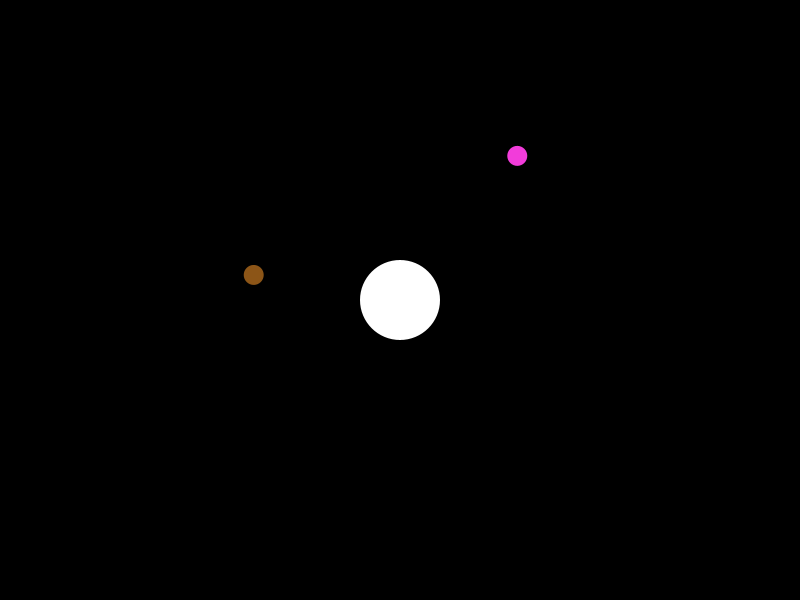
Frame 1 (no input)
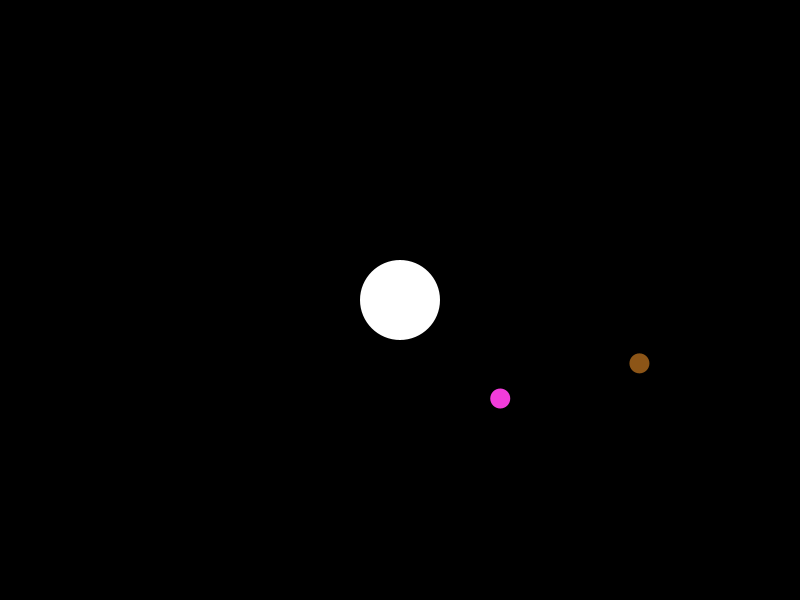
Frame 60 (the mouse pressed at the canvas centre just before this capture)
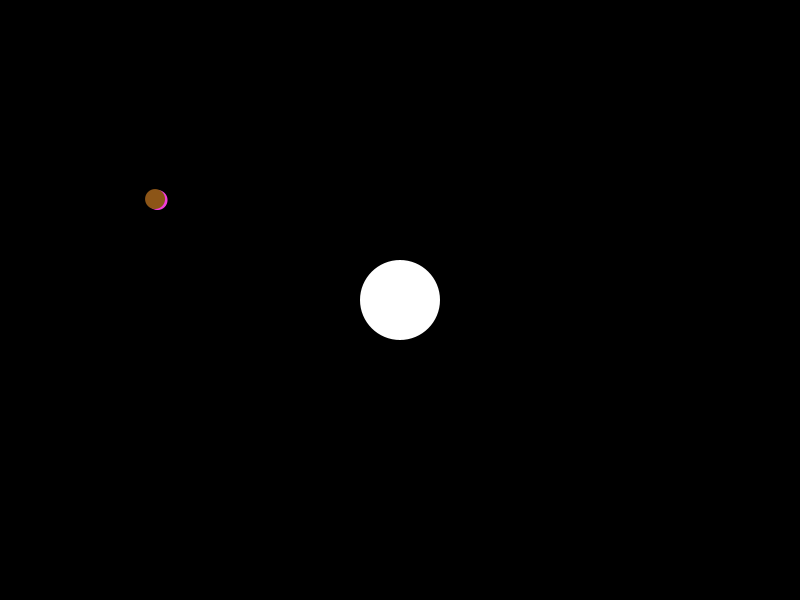
Frame 120 (the mouse held since frame 60 and released just before this capture)

The Processing sketch that drew these frames (run headless with seeded random() and noise(); from frame 60 on, the mouse is pressed at the canvas centre):

// Processing sketch: gravitational_force_17_05_22
// ── gravitational_force_17_05_22.pde
Attractor a;
Mover[] ms;

void setup(){
  size(800, 600);
  
  a = new Attractor();
  ms = new Mover[2];
  
  for (int i=0; i<ms.length; i++){
    ms[i] = new Mover();
  }
  
}


void draw(){
  background(0);
  
  a.display();
  //a.move();
  
  for (int i=0; i<ms.length; i++){
    ms[i].display();
    ms[i].move();
  
    ms[i].applyForce(a.attract(ms[i]));
  }  
}

// ── Attractor.pde
class Attractor {
  PVector loc;
  float mass;
  float gConstant;
  
  Attractor(){
    loc = new PVector(width/2, height/2);
    mass = 10;
    gConstant = 0.1;
  }
  
  
  void display(){
    noStroke();
    fill(255);
    
    ellipse(loc.x, loc.y, 80, 80);
  }
  
  
  PVector attract(Mover m){
    PVector f = PVector.sub(loc, m.loc);
    float dist = f.magSq();
    dist = constrain(dist, 5, 25);
    f.normalize();
    
    float strength = (gConstant * mass * m.mass) / dist;
    
    f.mult(strength);
    
    return f;
    
  }
  
  void move(){
    PVector mouse = new PVector(mouseX, mouseY);
    loc.lerp(mouse, 0.1);
  }
  
  
}

// ── Mover.pde
class Mover {
  PVector loc;
  PVector force;
  float mass;
  
  color c;
  
  Mover() {
    loc = new PVector(random(width), random(height));
    // Default force
    force = new PVector(10, 0);
    mass = 10;
    
    c = color(random(255), random(255), random(255));
  }
  
  void display() {
    fill(c);
    ellipse(loc.x, loc.y, 20, 20);
  }
  
  void move(){
    loc.add(force);
  }
  
  void applyForce(PVector f){
    force.add(f);
    //force.limit(10);
  }
 
}
